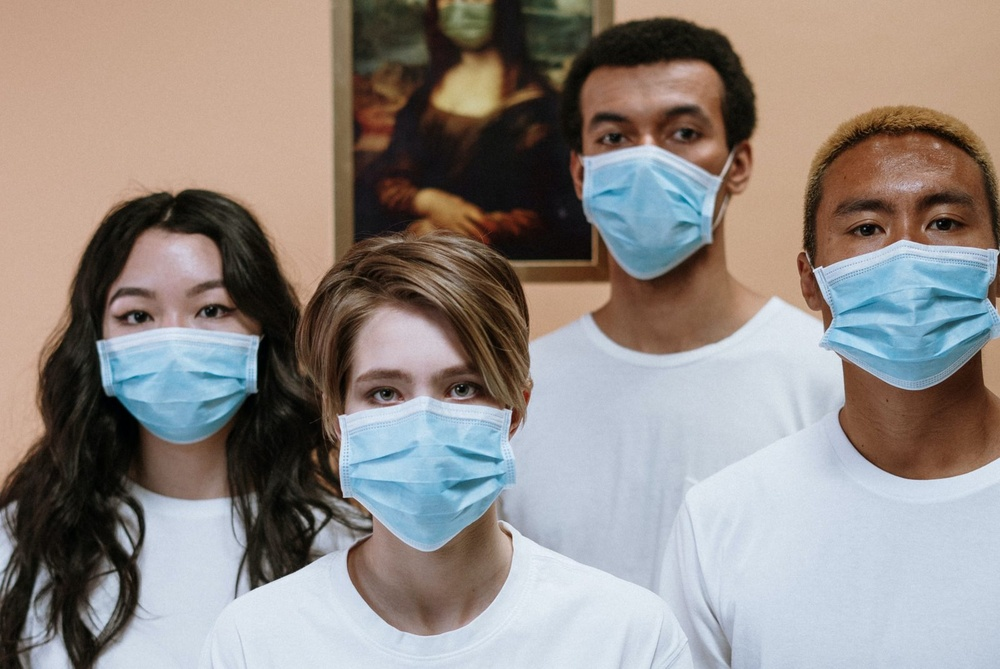
#> input picture AI/FaceDetection/images/mask4.jpg, 1000 x 669 px, shrunk from 1600 x 1071 before the run
$ python image_face_detection.py
#> lines starting #> are read from the running program, lines starting #| are printed output that depends on the picture; after the words box and inside, x2 and y2 are one past the last pixel; in counts of white or black regions, pixels touching at a corner belong together
import cv2
import random
import csv

# Load pre-trained data (Frontal face detection)
# -- Haarcascade algorithm
trained_face_data = cv2.CascadeClassifier('./haarcascade_frontalface_default.xml')
# Get image: cv2 image read function -> imread()
img = cv2.imread('./images/mask4.jpg')
#> img is the input picture: shape (669, 1000, 3); mean B, G, R 133.6, 138, 145.5
# Change image to grayscale  !important step
# -- Using convert color function of cv2 -> cvtColor(src, mode)
grayscaled_img = cv2.cvtColor(img, cv2.COLOR_BGR2GRAY)# Note RGB is BGR in OpenCV !
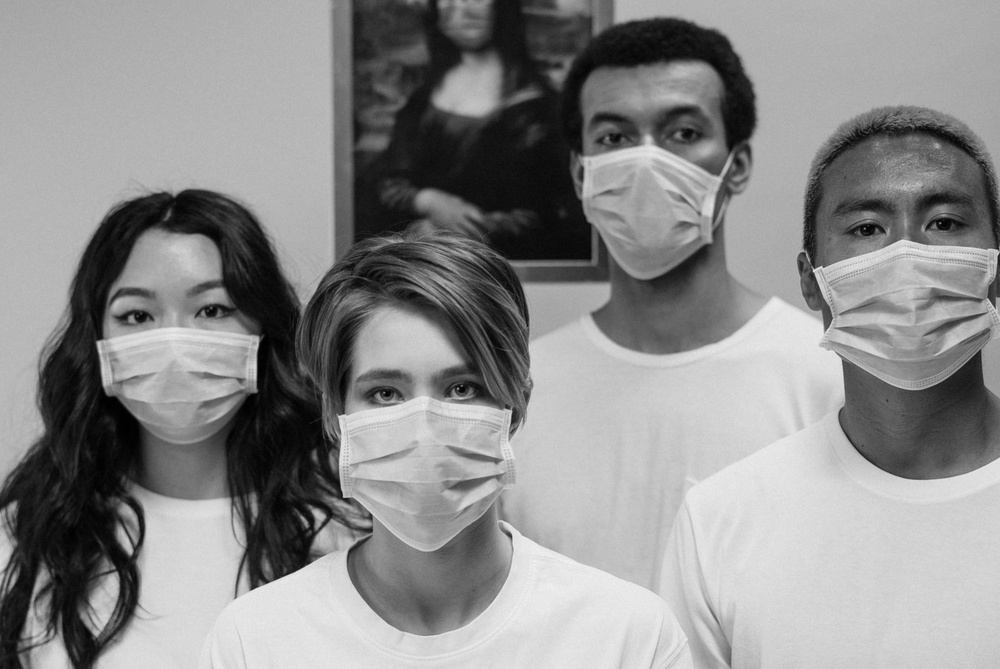
#> grayscaled_img: shape (669, 1000); min 0, max 241, mean 139.7
# Detect faces
# -- detectMultiScale: independing the size of the image, face will be detected
face_coordinates = trained_face_data.detectMultiScale(grayscaled_img)
#> face_coordinates = [[74, 238, 200, 200], [547, 58, 198, 198], [308, 305, 228, 228]]

# Draw rectangle: top-left coordinates (x,y)
for (x,y,w,h) in face_coordinates:
    # Draw rectangle for each face
    cv2.rectangle(img ,(x,y) , (x +w , y+h), (random.randrange(128,256),random.randrange(256),random.randrange(256)), 2 )
#> this loop made 3 passes
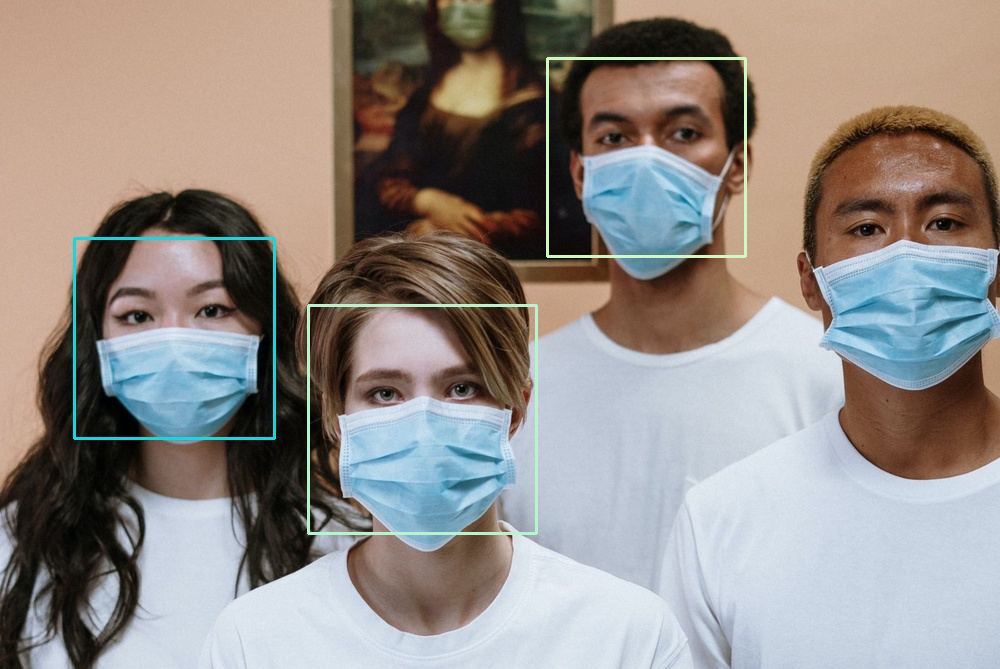
#> img: shape (669, 1000, 3); 1.12% of pixels changed, all inside (x1, y1, x2, y2) = (73, 57, 747, 535)

# Show image with frontal face detection
cv2.imshow('Family Image FACE DETECTOR', img)

# Save image
result = cv2.imwrite('./images/image-facedetection.jpg', img)
if result == True:
    print("Image saved correctly")
# Save face coordinates into csv file
with open('./frontalface-detection.csv', 'w') as f:
    # create the csv writer
    writer = csv.writer(f)

    # write a row to the csv file
    writer.writerow(face_coordinates)

cv2.waitKey()# -- let cv2 show the image, untill a key is pressed
# End
print("Code Completed")
cv2.destroyAllWindows()# --De-allocate any associated memory usage

$ run again, with AI/FaceDetection/images/mask2.jpg copied over AI/FaceDetection/images/mask4.jpg
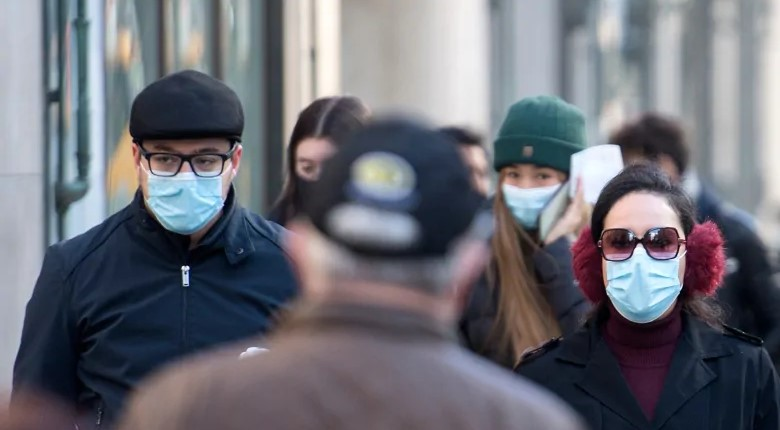
#> input picture AI/FaceDetection/images/mask2.jpg, 780 x 430 px
#> img is the input picture: shape (430, 780, 3); mean B, G, R 117.5, 108.9, 107.4
#> `grayscaled_img = cv2.cvtColor(img, cv2.COLOR_BGR2GRAY)# Note RGB is BG..`:
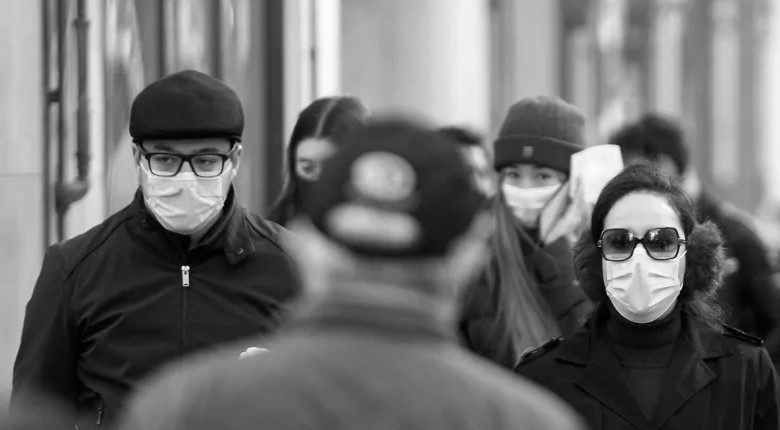
#> grayscaled_img: shape (430, 780); min 0, max 254, mean 109.4
#> face_coordinates = [[580, 199, 120, 120]]
#> the loop `for (x,y,w,h) in face_coordinates:` made 1 pass
#> after the loop `for (x,y,w,h) in face_coordinates:`:
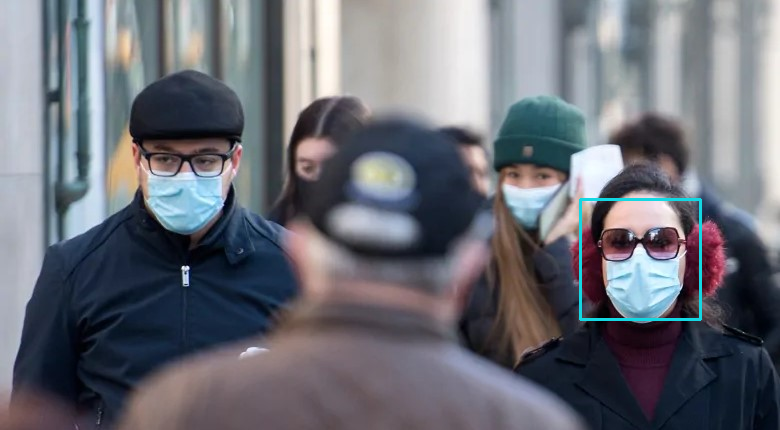
#> img: shape (430, 780, 3); 0.43% of pixels changed, all inside (x1, y1, x2, y2) = (579, 198, 702, 321)
